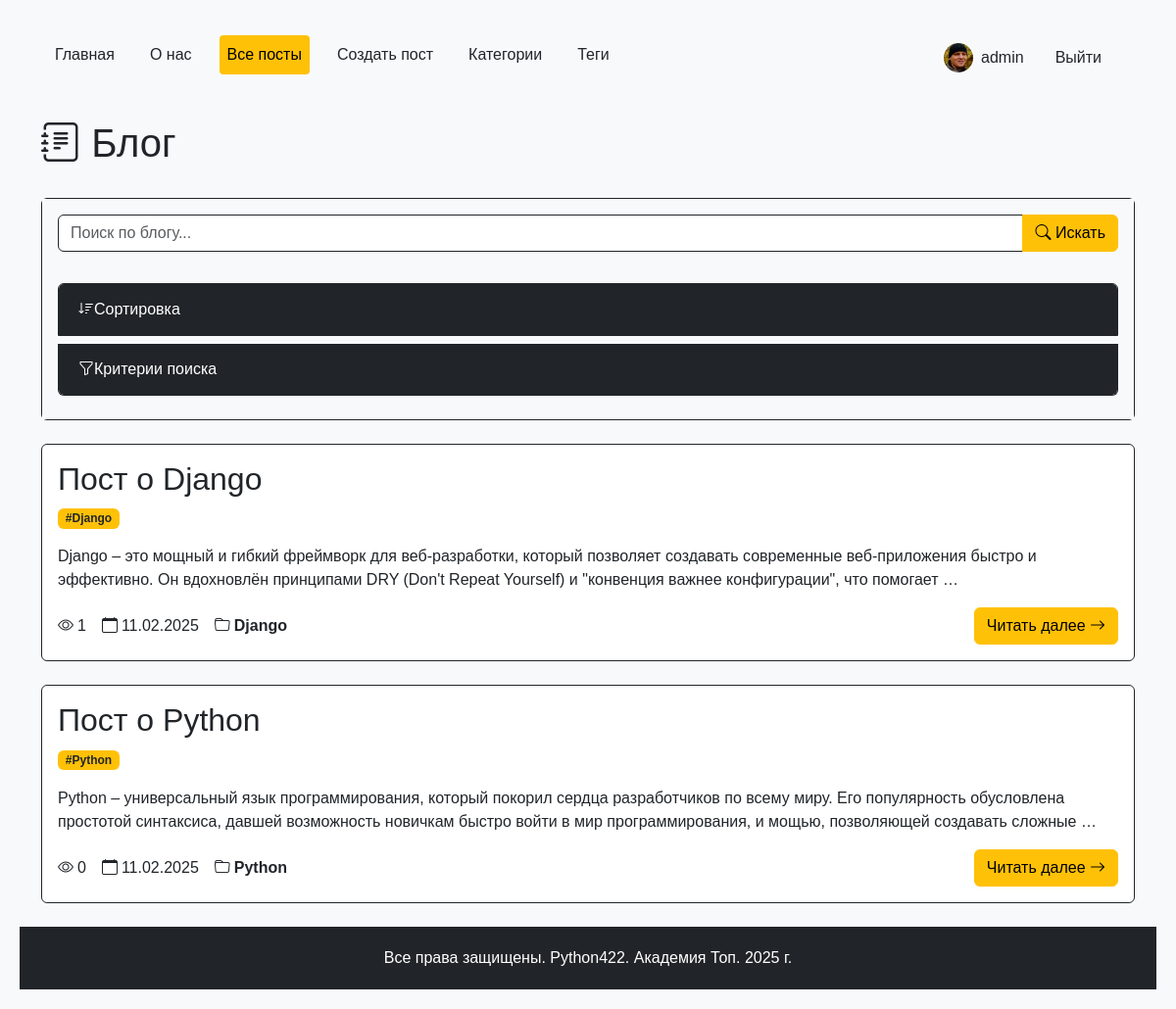
The app's page /posts/ (signed in) with its own data.
### users_app/models.py (models this page shows, shortened)
class CustomUser(AbstractUser):
    avatar = models.ImageField(
        upload_to='users/avatars/%Y/%m/%d/',
        blank=True,
        null=True,
        verbose_name='Аватар'
    )
    github_id = models.CharField(
        max_length=50,
        blank=True,
        null=True,
        verbose_name='GitHub ID'
    )
    vk_id = models.CharField(
        max_length=50,
        blank=True,
        null=True,
        verbose_name='VK ID'
    )
    telegram_id = models.CharField(
        max_length=50,
        blank=True,
        null=True,
        verbose_name='Telegram ID'
    )
    birth_date = models.DateField(
        blank=True,
        null=True,
        verbose_name='Дата рождения'
    )
    bio = models.TextField(
        max_length=1000,
        blank=True,
        verbose_name='О себе'
    )
    class Meta:
        verbose_name = 'Пользователь'
        verbose_name_plural = 'Пользователи'

### python_blog/models.py (models this page shows, shortened)
class Post(models.Model):
    STATUS_CHOICES = [
        ("draft", "Черновик"),
        ("review", "На проверке"),
        ("reviewed", "Проверено"),
        ("published", "Опубликовано"),
    ]
    title = models.CharField(max_length=100, unique=True, verbose_name="Заголовок")
    slug = models.SlugField(max_length=250, unique=True, verbose_name="Слаг", blank=True, null=True)
    content = models.TextField(verbose_name="Контент")
    author = models.ForeignKey(get_user_model(), on_delete=models.CASCADE, verbose_name="Автор", related_name="posts", default=None, null=True)
    created_at = models.DateTimeField(auto_now_add=True, verbose_name="Дата создания")
    updated_at = models.DateTimeField(auto_now=True, verbose_name="Дата обновления")
    views = models.PositiveIntegerField(default=0, verbose_name="Просмотры")
    status = models.CharField(
        max_length=10, choices=STATUS_CHOICES, default="review", verbose_name="Статус"
    )
    category = models.ForeignKey(
        "Category",  # Ссылка на модель Category
        on_delete=models.SET_NULL,  # При удалении категории, установить значение NULL
        blank=True,  # Не требуем в формах заполнения
        null=True,  # Разрешаем значение NULL в базе данных
        related_name="posts",  # Имя обратной связи
        default=None,  # По умолчанию значение NULL
        verbose_name="Категория",
    )
    tags = models.ManyToManyField("Tag", related_name="posts", verbose_name="Теги")
    def get_absolute_url(self):
        return reverse("blog:post_detail", args=[self.slug])
    class Meta:
        ordering = ["-created_at"]
        verbose_name = "Пост"
        verbose_name_plural = "Посты"

class Tag(models.Model):
    name = models.CharField(max_length=100, verbose_name="Название")
    slug = models.SlugField(max_length=250, unique=True, verbose_name="Слаг")
    def __str__(self):
        return self.name
    class Meta:
        verbose_name = "Тег"
        verbose_name_plural = "Теги"
        ordering = ["name"]

class Category(models.Model):
    name = models.CharField(max_length=200, verbose_name="Название")
    slug = models.SlugField(max_length=250, unique=True, verbose_name="Слаг")
    description = models.TextField(
        blank=True, null=True, default="Без описания", verbose_name="Описание"
    )
    class Meta:
        verbose_name = "Категория"
        verbose_name_plural = "Категории"
        ordering = ["name"]

### python_blog/views.py (the view, shortened to what this page needs)
# urls.py: path('', catalog_posts, name='posts'),
def catalog_posts(request):
    posts = (
        Post.objects.select_related("category", "author")
        .prefetch_related("tags")
        .filter(status="published")
    )
    search_query = request.GET.get('search_query', '')
    sort_by = request.GET.get('sort_by', 'created_date')
    if sort_by == 'view_count':
        posts = posts.order_by('-views')
    elif sort_by == 'update_date':
        posts = posts.order_by('-updated_at')
    else:
        posts = posts.order_by('-created_at')
    paginator = Paginator(posts, 2)
    page_number = request.GET.get('page', 1)
    page_obj = paginator.get_page(page_number)
    context = {
        'title': 'Блог',
        'posts': page_obj,  # Теперь передаем страницу вместо queryset
        'page_obj': page_obj,  # Добавляем объект страницы в контекст
    }
    return render(request, 'python_blog/blog.html', context)

### python_blog/context_processors.py (called while the page is built)
def menu_items(request):
    menu = [
    {"title": "Главная", "url_name": "main"},
    {"title": "О нас", "url_name": "about"},
    {"title": "Все посты", "url_name": "blog:posts"},
    {"title": "Создать пост", "url_name": "blog:post_create"},
    {"title": "Категории", "url_name": "blog:categories"},
    {"title": "Теги", "url_name": "blog:tags"},
]
    current_url_name = request.resolver_match.view_name
    for item in menu:
        item['is_active'] = current_url_name == item['url_name']
    return {'menu_items': menu}

### users_app/context_processors.py (called while the page is built)
def profile_menu_items(request):
    menu = [
        {
            "title": "Информация",
            "url_name": "users:profile_detail",
            "icon": "bi-person-circle"
        },
        {
            "title": "Редактировать профиль",
            "url_name": "users:profile_edit",
            "icon": "bi-pencil-square"
        },
        {
            "title": "Сменить пароль",
            "url_name": "users:profile_password",
            "icon": "bi-key"
        },
    ]
    if request.resolver_match:
        current_url_name = request.resolver_match.url_name
        for item in menu:
            item['is_active'] = current_url_name == item['url_name']
    return {'profile_menu_items': menu}

### python_blog/templates/python_blog/blog.html (shortened to what this page needs)
{% extends "base.html" %}
{% load cache %}
{% block content %}
<div class="container mt-4">
    <div class="row mb-4">
        <div class="col">
            <h1 class="text-dark"><i class="bi bi-journal-text"></i> Блог</h1>
        </div>
    </div>
    <div class="col-md-12 mb-4">
        <form method="GET" action="{% url 'blog:posts' %}" class="card border-dark">
            <div class="card-body bg-light">
                <div class="row g-3">
                    <div class="col-md-12 mb-3">
                        <div class="input-group">
                            <input type="text" name="search_query" class="form-control border-dark"
                                   placeholder="Поиск по блогу..." value="{{ request.GET.search_query|default:'' }}">
                            <button class="btn btn-warning" type="submit">
                                <i class="bi bi-search"></i> Искать
                            </button>
                        </div>
                    </div>
                    <div class="accordion" id="searchAccordion">
                        <div class="accordion-item border-dark">
                            <h2 class="accordion-header">
                                <button class="accordion-button collapsed bg-dark text-white" type="button"
                                        data-bs-toggle="collapse" data-bs-target="#sortingCollapse">
                                    <i class="bi bi-sort-down"></i> Сортировка
                                </button>
                            </h2>
                        </div>
                        <div class="accordion-item border-dark">
                            <h2 class="accordion-header">
                                <button class="accordion-button collapsed bg-dark text-white" type="button"
                                        data-bs-toggle="collapse" data-bs-target="#criteriaCollapse">
                                    <i class="bi bi-funnel"></i> Критерии поиска
                                </button>
                            </h2>
                        </div>
                    </div>
                </div>
            </div>
        </form>
    </div>
    <div class="row">
        <div class="col-12">
            {% for post in posts %}
                {% include 'python_blog/post_preview_include.html' %}
            {% empty %}
                <div class="alert alert-warning">
                    <i class="bi bi-info-circle"></i> Посты не найдены
                </div>
            {% endfor %}
        </div>
    </div>
</div>
{% endblock %}

### templates/menu_include.html (shortened to what this page needs)
<nav class="navbar navbar-expand-md">
    <div class="container-fluid">
        <div class="collapse navbar-collapse" id="navbarNav">
            <ul class="navbar-nav">
                {% for item in menu_items %}
                    <li class="nav-item">
                        <a class="nav-link {% if item.is_active %}active{% endif %}"
                           href="{% url item.url_name %}">
                            {{ item.title }}
                        </a>
                    </li>
                {% endfor %}
                <li class="nav-item ms-md-auto">
                    {% if user.is_authenticated %}
                        <div class="d-flex align-items-center">
                            <a href="{% url 'users:profile_detail' pk=user.pk %}" class="nav-link d-flex align-items-center me-3">
                                {% if user.avatar %}
                                    <img src="{{ user.avatar.url }}"
                                         class="rounded-circle me-2"
                                         alt="Аватар"
                                         style="width: 30px; height: 30px; object-fit: cover;">
                                {% else %}
                                    <div class="rounded-circle bg-dark d-flex align-items-center justify-content-center me-2"
                                         style="width: 30px; height: 30px;">
                                        <i class="bi bi-person-fill text-warning" style="font-size: 1.2rem;"></i>
                                    </div>
                                {% endif %}
                                {{user.username}}
                            </a>
                            <form action="{% url 'users:logout' %}" method="POST" class="d-inline">
                                <button type="submit" class="btn nav-link">Выйти</button>
                            </form>
                        </div>
                    {% else %}
                        <div class="d-flex">
                            <a href="{% url 'users:register' %}" class="nav-link me-3">Регистрация</a>
                            <span class="nav-link me-3">|</span>
                            <a href="{% url 'users:login' %}" class="nav-link">Вход</a>
                        </div>
                    {% endif %}
                </li>
            </ul>
        </div>
    </div>
</nav>

### python_blog/templates/python_blog/post_preview_include.html (shortened to what this page needs)
{% load cache %}
{% cache 300 post_preview post.id %}
<div class="card mb-4 border-dark">
    <div class="card-body">
        <h2 class="card-title text-dark">{{ post.title }}</h2>
        <div class="mb-3">
            {% for tag in post.tags.all %}
                <a href="{% url 'blog:tag_detail' tag.slug %}" class="text-decoration-none">
                    <span class="badge bg-warning text-dark me-1">#{{ tag }}</span>
                </a>
            {% endfor %}
        </div>
        <p class="card-text">{{ post.content|truncatewords:30 }}</p>
        <div class="d-flex flex-wrap justify-content-between align-items-center">
            <div class="stats text-dark d-flex flex-wrap gap-3 mb-2 mb-md-0">
                <span class="d-flex align-items-center">
                    <i class="bi bi-eye me-1"></i>
                    <span class="stats-text">{{ post.views }}</span>
                </span>
                <span class="d-flex align-items-center">
                    <i class="bi bi-calendar me-1"></i>
                    <span class="stats-text">{{ post.created_at|date:"d.m.Y" }}</span>
                </span>
                {% if post.category %}
                    <span class="d-flex align-items-center">
                        <i class="bi bi-folder me-1"></i>
                        <a href="{% url 'blog:category_detail' post.category.slug %}"
                           class="text-decoration-none text-dark fw-bold stats-text">
                            {{ post.category.name }}
                        </a>
                    </span>
                {% endif %}
            </div>
            <div>
                <a href="{{ post.get_absolute_url }}" class="btn btn-warning d-none d-md-inline-block">
                    Читать далее <i class="bi bi-arrow-right"></i>
                </a>
            </div>
        </div>
    </div>
</div>
{% endcache %}

### static/css/main.css (style rules this page uses)
body { min-height: 100vh; display: flex; flex-direction: column; margin: 0; padding: 20px; background-color: #f8f9fa; font-family: Arial, sans-serif; }
nav ul { list-style: none; padding: 0; }
nav ul li { display: inline; margin-right: 20px; }
nav ul li a { color: #212529; text-decoration: none; }
.navbar { background-color: #f8f9fa; padding: 1rem; }
.navbar-nav { width: 100%; }
.nav-link { color: #212529; text-decoration: none; padding: 0.5rem 1rem; }
.active { color: #000000; background-color: #ffc107; padding: 8px 16px; border-radius: 4px; text-decoration: none; }
.nav-link.active { color: #000000; background-color: #ffc107; border-radius: 4px; }
.stats-text { white-space: nowrap; }
.accordion-item { margin-bottom: 0.5rem; }

### records on screen
CustomUser: avatar (picture), username "admin"
Post: title "Пост о Django", content "Django – это мощный и гибкий фреймворк для веб-разработки, который позволяет создавать современные веб-приложения быстро и эффективно. Он вдохновлён принципами DRY (Don't Repeat Yourself) и \"конвенция важнее конфигурации\", что помогает …", views "1", created_at "11.02.2025", category.name "Django"
Tag: name "Django"
Post: title "Пост о Python", content "Python – универсальный язык программирования, который покорил сердца разработчиков по всему миру. Его популярность обусловлена простотой синтаксиса, давшей возможность новичкам быстро войти в мир программирования, и мощью, позволяющей создавать сложные …", views "0", created_at "11.02.2025", category.name "Python"
Tag: name "Python"

### other values on screen
{{ item.title }} "Главная" "О нас" "Все посты" "Создать пост" "Категории" "Теги"
